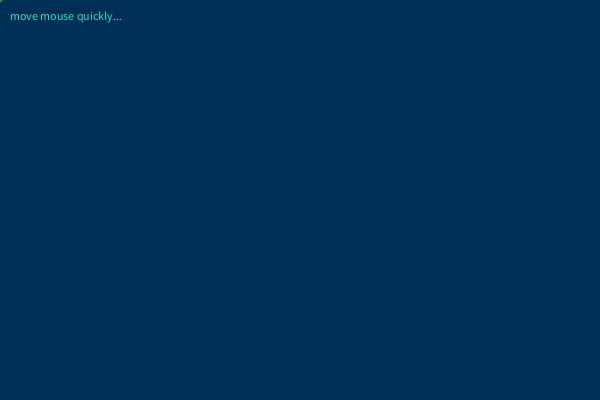
Frame 1 (no input)
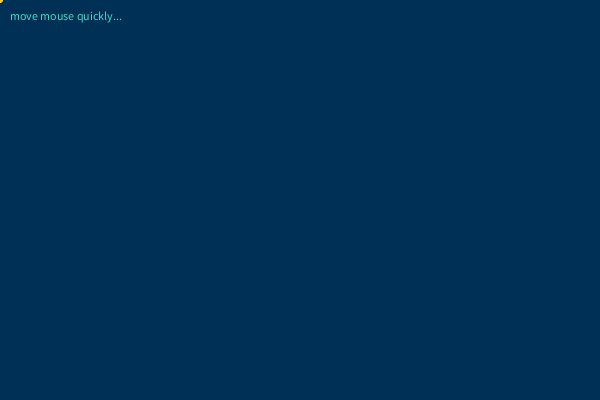
Frame 60 (the mouse pressed at the canvas centre just before this capture)
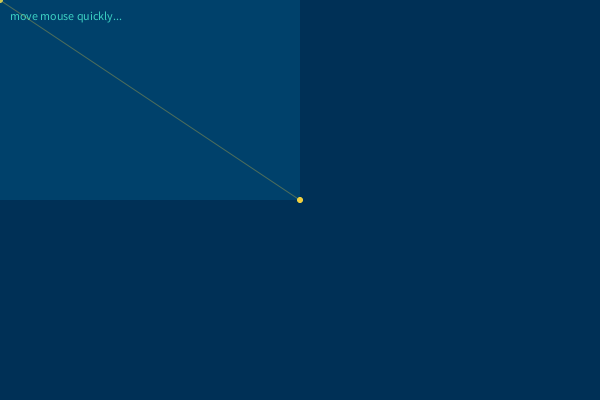
Frame 120 (the mouse held since frame 60 and released just before this capture)

The Processing sketch that drew these frames (run headless with seeded random() and noise(); from frame 60 on, the mouse is pressed at the canvas centre):

// Processing sketch: processing_89251
// ── processing_89251.pde

/*
 *  Title: P07_01_MouseTracking
 *  By:    Barton Poulson (artbybart.org)
 *  Date:  13 February 2013
 *
 *  Assignment: 
 *    Create a sketch that make a creative use of all of these variables:
 *    mouseX & mouseY, pmouseX & pmouseY
 *
 *  Notes:
 *    This palette is "Bahamas" by learnedt15
 *    See https://kuler.adobe.com/#themeID/2238023
 */

color[] palette = {#003056, #04518C, #00A1D9, #47D9BF, #F2D03B};

void setup() {
  size(600, 400);
  smooth();
  rectMode(CORNERS);
  frameRate(10);

  background(palette[0]);

  fill(palette[3]);
  text("move mouse quickly...", 10, 20);
}

void draw() {
  noStroke();

  fill(palette[int(random(1,4))], 40);
  rect(mouseX, mouseY, pmouseX, pmouseY);

  fill(palette[4], 80);
  ellipse(mouseX, mouseY, 5, 5);

  stroke(palette[4], 80);
  line(mouseX, mouseY, pmouseX, pmouseY);
}
